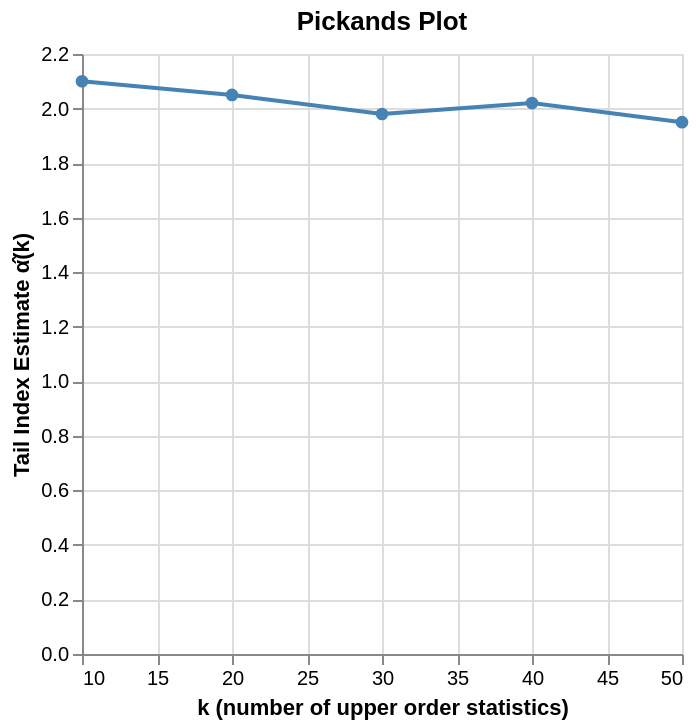

Vega-Lite specification stored for this chart:
### Vega-Lite specification from a JSON file in a GitHub repository (floating-point values rounded to 4 significant figures)
{"$schema": "https://vega.github.io/schema/vega-lite/v6.json", "title": "Pickands Plot", "width": "container", "height": "container", "data": {"values": [{"k": 10, "estimate": 2.1}, {"k": 20, "estimate": 2.05}, {"k": 30, "estimate": 1.98}, {"k": 40, "estimate": 2.02}, {"k": 50, "estimate": 1.95}]}, "mark": {"type": "line", "point": {"filled": true, "size": 40}, "tooltip": {"content": "data"}}, "encoding": {"x": {"field": "k", "type": "quantitative", "title": "k (number of upper order statistics)"}, "y": {"field": "estimate", "type": "quantitative", "title": "Tail Index Estimate α̂(k)"}, "color": {"value": "steelblue"}}}
